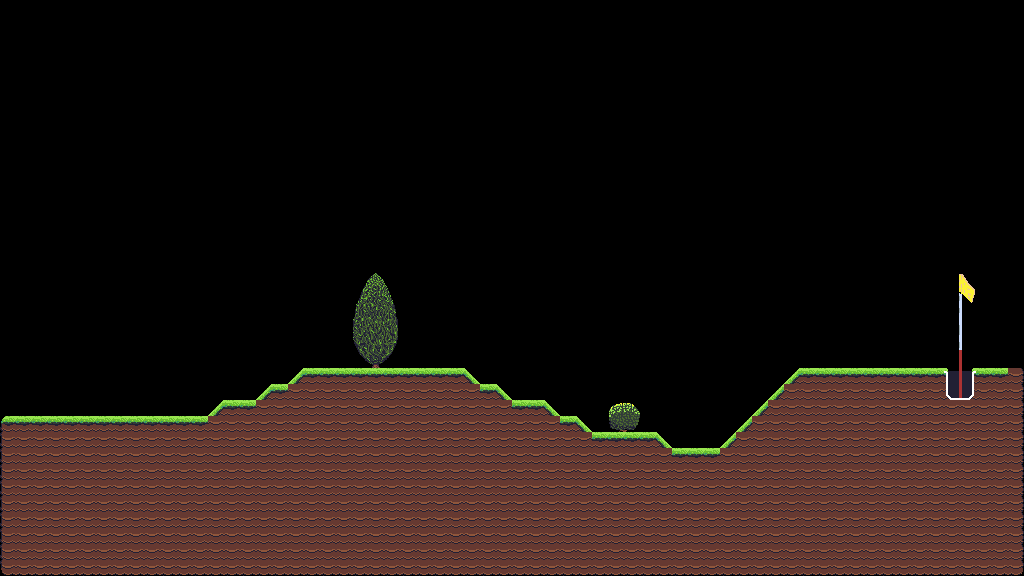

This is a level from a 2D game, rendered from its Tiled map with the project's own tilesets. A one-line summary and the map file follow, with tile-layer data summarised:
An orthogonal 64x36 tile map with 16x16 px tiles, 1 tile layer (Level), 2 tilesets and 208 objects (127x collide, 2x finish, juniper, bushes).

<map version="1.10" tiledversion="1.11.1" orientation="orthogonal" renderorder="right-down" width="64" height="36" tilewidth="16" tileheight="16" infinite="0" nextlayerid="8" nextobjectid="7703">
 <tileset firstgid="1" name="prototype" tilewidth="16" tileheight="16" tilecount="128" columns="16">
  <image source="images/prototype.png" width="256" height="128" />
  <tile id="0" type="ground" />
  <tile id="1" type="ground" />
  <tile id="2" type="ground" />
  <tile id="3" type="ground" />
  <tile id="4" type="ground" />
 </tileset>
 <tileset firstgid="129" name="all2" tilewidth="16" tileheight="16" tilecount="210" columns="14">
  <image source="images/all2.png" width="224" height="244" />
 </tileset>
 <layer id="1" name="Level" width="64" height="36">
  <data>[2304 cells, 761 non-empty, 49 distinct tile ids]</data>
 </layer>
 <objectgroup id="7" name="Bushes_Leaf_Object">
  <object id="7496" name="juniper" x="352" y="272" width="51" height="94.5" />
  <object id="7643" name="bushes" x="608" y="400" width="32" height="32" />
 </objectgroup>
 <objectgroup id="6" name="Bushes_Object">
  <object id="7492" x="357.818" y="302.546">
   <polygon points="0,0 18,-28.7273 34,-0.181818" />
  </object>
  <object id="7493" x="357.909" y="303.647">
   <polygon points="0,0 34,-0.919192 38.9091,31.6202 -3.81818,32.1717" />
  </object>
  <object id="7494" x="353.909" y="336.553">
   <polygon points="0,0 42.8182,-0.643514 37.5455,15.5363 5.54545,15.7201" />
  </object>
  <object id="7495" x="360" y="352.916">
   <polygon points="0,0 31.0909,-0.280098 21,9.71007 11.1818,10.0835" />
  </object>
  <object id="7492" x="357.818" y="302.546">
   <polygon points="0,0 18,-28.7273 34,-0.181818" />
  </object>
  <object id="7493" x="357.909" y="303.647">
   <polygon points="0,0 34,-0.919192 38.9091,31.6202 -3.81818,32.1717" />
  </object>
  <object id="7494" x="353.909" y="336.553">
   <polygon points="0,0 42.8182,-0.643514 37.5455,15.5363 5.54545,15.7201" />
  </object>
  <object id="7495" x="360" y="352.916">
   <polygon points="0,0 31.0909,-0.280098 21,9.71007 11.1818,10.0835" />
  </object>
  <object id="7642" x="611" y="403.5" width="26.5" height="28.5" />
  <object id="7642" x="611" y="403.5" width="26.5" height="28.5" />
 </objectgroup>
 <objectgroup id="2" name="Ground_Object">
  <object id="7442" type="collide" x="0" y="416" width="16" height="16" />
  <object id="7447" type="collide" x="304" y="368" width="16" height="16" />
  <object id="7448" type="collide" x="320" y="368" width="16" height="16" />
  <object id="7449" type="collide" x="336" y="368" width="16" height="16" />
  <object id="7450" type="collide" x="400" y="368" width="16" height="16" />
  <object id="7451" type="collide" x="416" y="368" width="16" height="16" />
  <object id="7452" type="collide" x="432" y="368" width="16" height="16" />
  <object id="7453" type="collide" x="448" y="368" width="16" height="16" />
  <object id="7454" type="collide" x="800" y="368" width="16" height="16" />
  <object id="7455" type="collide" x="272" y="384" width="16" height="16" />
  <object id="7456" type="collide" x="480" y="384" width="16" height="16" />
  <object id="7457" type="collide" x="224" y="400" width="16" height="16" />
  <object id="7458" type="collide" x="240" y="400" width="16" height="16" />
  <object id="7459" type="collide" x="512" y="400" width="16" height="16" />
  <object id="7460" type="collide" x="528" y="400" width="16" height="16" />
  <object id="7461" type="collide" x="16" y="416" width="16" height="16" />
  <object id="7462" type="collide" x="32" y="416" width="16" height="16" />
  <object id="7463" type="collide" x="48" y="416" width="16" height="16" />
  <object id="7464" type="collide" x="64" y="416" width="16" height="16" />
  <object id="7465" type="collide" x="80" y="416" width="16" height="16" />
  <object id="7466" type="collide" x="96" y="416" width="16" height="16" />
  <object id="7467" type="collide" x="112" y="416" width="16" height="16" />
  <object id="7468" type="collide" x="128" y="416" width="16" height="16" />
  <object id="7469" type="collide" x="144" y="416" width="16" height="16" />
  <object id="7470" type="collide" x="160" y="416" width="16" height="16" />
  <object id="7471" type="collide" x="176" y="416" width="16" height="16" />
  <object id="7472" type="collide" x="192" y="416" width="16" height="16" />
  <object id="7473" type="collide" x="560" y="416" width="16" height="16" />
  <object id="7474" type="collide" x="592" y="432" width="16" height="16" />
  <object id="7475" type="collide" x="640" y="432" width="16" height="16" />
  <object id="7476" type="collide" x="672" y="448" width="16" height="16" />
  <object id="7477" type="collide" x="688" y="448" width="16" height="16" />
  <object id="7478" type="collide" x="704" y="448" width="16" height="16" />
  <object id="7479" type="collide" x="0" y="560" width="16" height="16" />
  <object id="7480" type="collide" x="0" y="432" width="16" height="16" />
  <object id="7481" type="collide" x="0" y="448" width="16" height="16" />
  <object id="7482" type="collide" x="0" y="464" width="16" height="16" />
  <object id="7483" type="collide" x="0" y="480" width="16" height="16" />
  <object id="7484" type="collide" x="0" y="496" width="16" height="16" />
  <object id="7485" type="collide" x="0" y="512" width="16" height="16" />
  <object id="7486" type="collide" x="0" y="528" width="16" height="16" />
  <object id="7487" type="collide" x="0" y="544" width="16" height="16" />
  </objectgroup>
 <objectgroup id="3" name="Hole_Object">
  <!-- 8 objects omitted --></objectgroup>
 <objectgroup id="5" name="Spawn_Object">
  <!-- 1 objects omitted --></objectgroup>
</map>
<!-- 154 of 208 objects omitted -->
